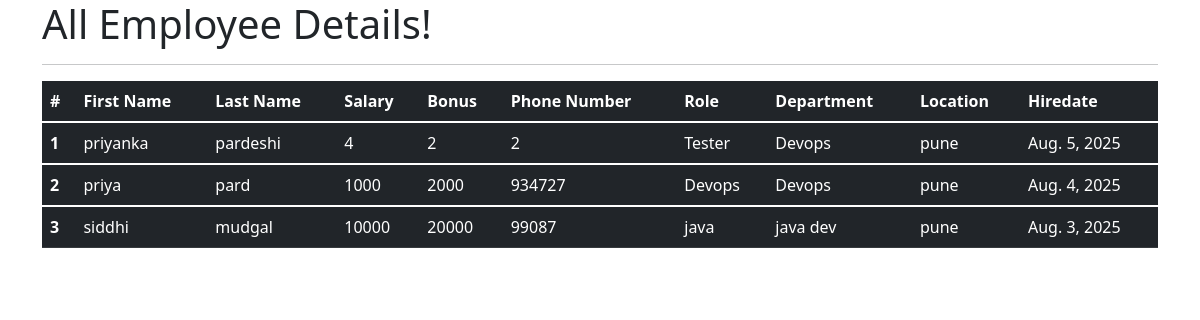
The page /all_emp on the database as committed earlier.
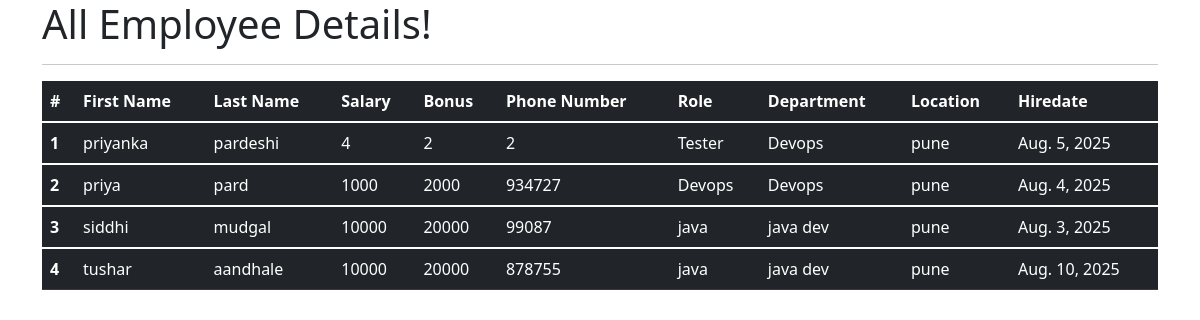
The same page on the database as committed later.
### emp_app/models.py (models this page shows, shortened)
class Employee(models.Model):
    first_name = models.CharField(max_length=100, null= False)
    last_name = models.CharField(max_length=100)
    dept = models.ForeignKey(Department, on_delete=models.CASCADE)
    salary = models.IntegerField(default=0)
    bonus = models.IntegerField(default=0)
    role = models.ForeignKey(Role, on_delete=models.CASCADE)
    phone = models.IntegerField(default=0)
    hire_date = models.DateField()
    def __str__(self):
        return "%s %s %s "%(self.first_name,self.last_name,self.phone)

class Role(models.Model):
    name = models.CharField(max_length=100,null=False)

class Department(models.Model):
    name = models.CharField(max_length = 100,null=False)
    location = models.CharField(max_length=100)

### emp_app/views.py (the view)
# urls.py: path('all_emp', views.all_emp, name='all_emp'),
def all_emp(request):
    emps = Employee.objects.all()
    context = {
        'emps' : emps
    }
    print(context)
    return render(request, 'view_all_emp.html', context)

### emp_app/templates/view_all_emp.html (shortened to what this page needs)
<!DOCTYPE html>
<html lang="en">
<head>
<link href="https://cdn.jsdelivr.net/npm/bootstrap@5.1.3/dist/css/bootstrap.min.css" rel="stylesheet">
</head>
<body>
<div class="container">
        <h1>All Employee Details!</h1>
    <hr>
    <table class="table table-dark">
<thead>
    <tr>
    <th scope="col">#</th>
    <th scope="col">First Name</th>
    <th scope="col">Last Name</th>
    <th scope="col">Salary</th>
    <th scope="col">Bonus</th>
    <th scope="col">Phone Number</th>
    <th scope="col">Role</th>
    <th scope="col">Department</th>
    <th scope="col">Location</th>
    <th scope="col">Hiredate</th>
    </tr>
</thead>
        {% for emp in emps %}
<tbody>
    <tr>
    <th scope="row">{{emp.id}}</th>
    <td>{{emp.first_name}}</td>
    <td>{{emp.last_name}}</td>
    <td>{{emp.salary}}</td>
    <td>{{emp.bonus}}</td>
    <td>{{emp.phone}}</td>
    <td>{{emp.role.name}}</td>
    <td>{{emp.dept.name}}</td>
    <td>{{emp.dept.location}}</td>
    <td>{{emp.hire_date}}</td>
    </tr>
</tbody>
        {% endfor %}
</table>
</div>
</body>
</html>

Rows that differ between the two databases and show on the page:
added Employee: id "4", first_name "tushar", last_name "aandhale", salary "10000", bonus "20000", phone "878755", role.name "java", dept.name "java dev", dept.location "pune", hire_date "Aug. 10, 2025"
